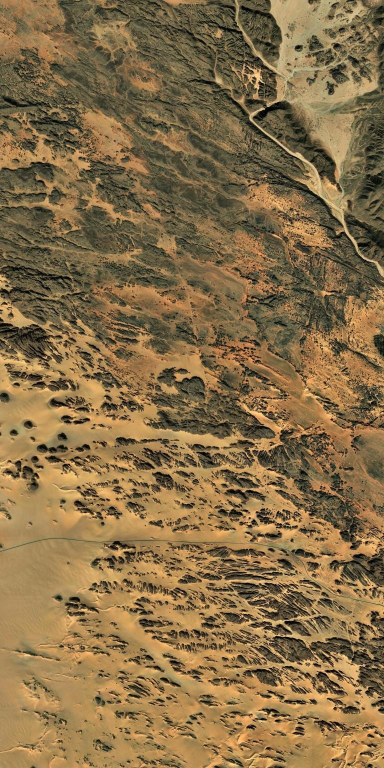
#> input picture tools/test_africa_raw.jpg, 768 x 1536 px (shown at 1/2 size)
$ python -i build_all_country_showcase.py   (imports and definitions only)
#> lines starting #> are read from the running program, lines starting #| are printed output that depends on the picture
#> further down, picture is the input picture: PIL image 768x1536 RGB; mean R, G, B 135.4, 110.9, 73
#!/usr/bin/env python3
"""
Downloads and generates clean, period-appropriate rural satellite terrains for all 10 countries/theaters.
Ensures zero modern infrastructure (no golf courses, no airports, no modern highways, no sensitive facilities).
Applies Style A (Anime Cel-Shade) with cylindrical seamless tiling.
Generates an all-country review gallery HTML and preview images for user verification.
"""

import math
import urllib.request
import io
from pathlib import Path
from PIL import Image, ImageDraw, ImageFont, ImageEnhance
import cv2
import numpy as np

# [26 lines left out: functions deg2num, fetch_satellite_strip, not called in this run]

def apply_style_a_cel_shade(raw_img, blend_h=80):
    """Applies Style A: Mean-shift anime cel-shading + cylindrical toroidal seamless vertical loop."""
#> called with blend_h = 80
    w, h = raw_img.size
#> w = 768; h = 1536
    arr = np.array(raw_img)
    pad = 40
    padded = np.vstack([arr[-pad:], arr, arr[:pad]])
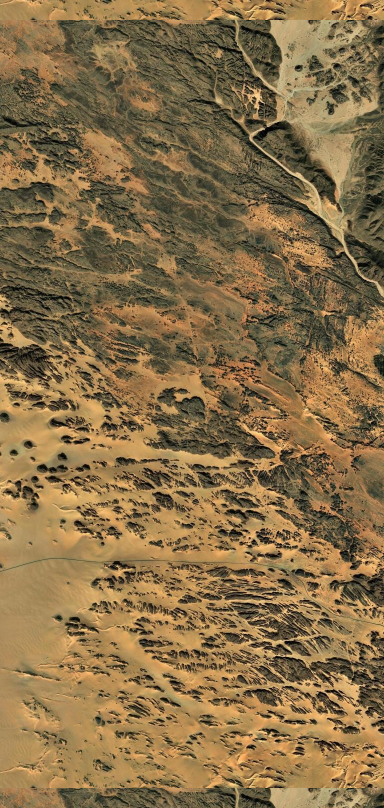
#> padded: shape (1616, 768, 3) (shown at 1/2 size); mean R, G, B 135.9, 111.4, 73.2
    shifted_padded = cv2.pyrMeanShiftFiltering(padded, sp=15, sr=25)
    shifted = shifted_padded[pad:-pad]

    pil_img = Image.fromarray(shifted)
    enh_c = ImageEnhance.Contrast(pil_img).enhance(1.25)
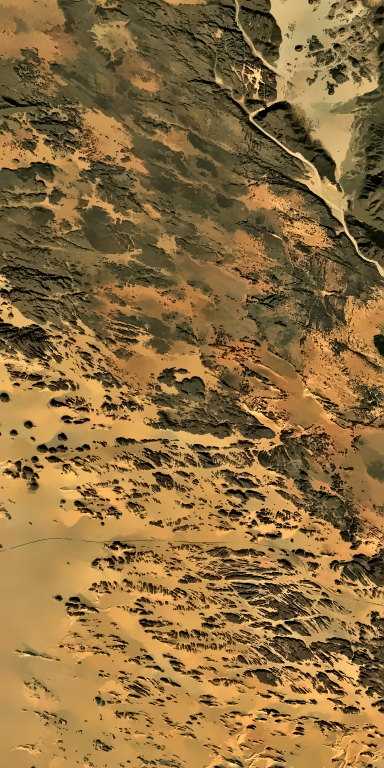
#> enh_c: PIL image 768x1536 RGB (shown at 1/2 size); mean R, G, B 140.8, 110.3, 63
    enh_s = ImageEnhance.Color(enh_c).enhance(1.30)
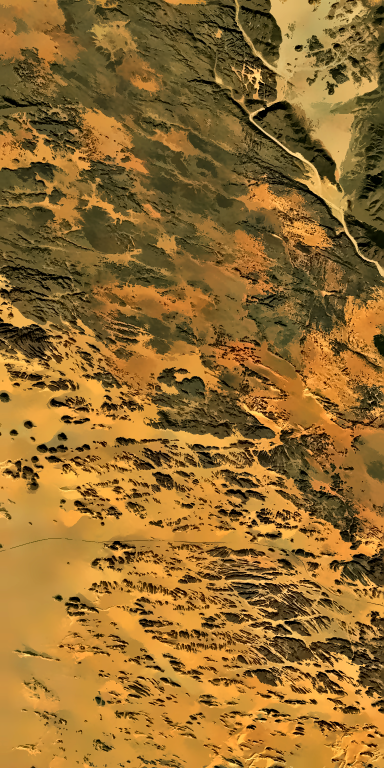
#> enh_s: PIL image 768x1536 RGB (shown at 1/2 size); mean R, G, B 148.2, 108.8, 47.6

    result = enh_s.copy()
    for y in range(blend_h):
        alpha = 0.5 * (1.0 - math.cos(math.pi * (y + 1) / blend_h))
        y_bot = h - blend_h + y
        for x in range(w):
            top_px = result.getpixel((x, y))
            bot_px = result.getpixel((x, y_bot))
            r = int(bot_px[0] * (1.0 - alpha) + top_px[0] * alpha)
            g = int(bot_px[1] * (1.0 - alpha) + top_px[1] * alpha)
            b = int(bot_px[2] * (1.0 - alpha) + top_px[2] * alpha)
            result.putpixel((x, y_bot), (r, g, b))
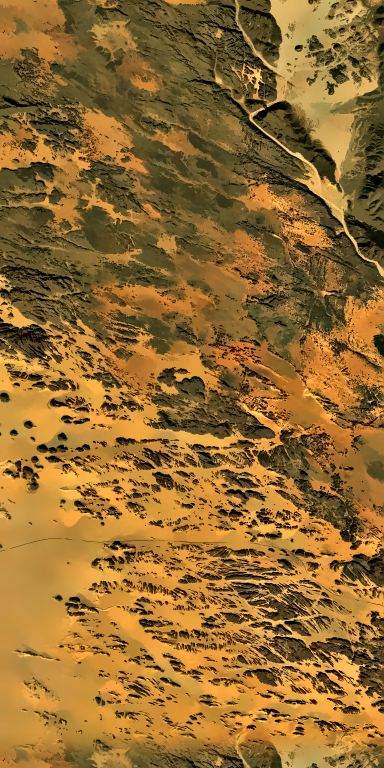
#> result: PIL image 768x1536 RGB (shown at 1/2 size); mean R, G, B 146.4, 107.9, 47.6

    for x in range(w):
        result.putpixel((x, h - 1), result.getpixel((x, 0)))

    return result

# [188 lines left out: functions make_comparison_preview, main, not called in this run]

# [2 lines not run here, left out]

>>> from PIL import Image
>>> picture = Image.open('test_africa_raw.jpg')
>>> result = apply_style_a_cel_shade(picture)
